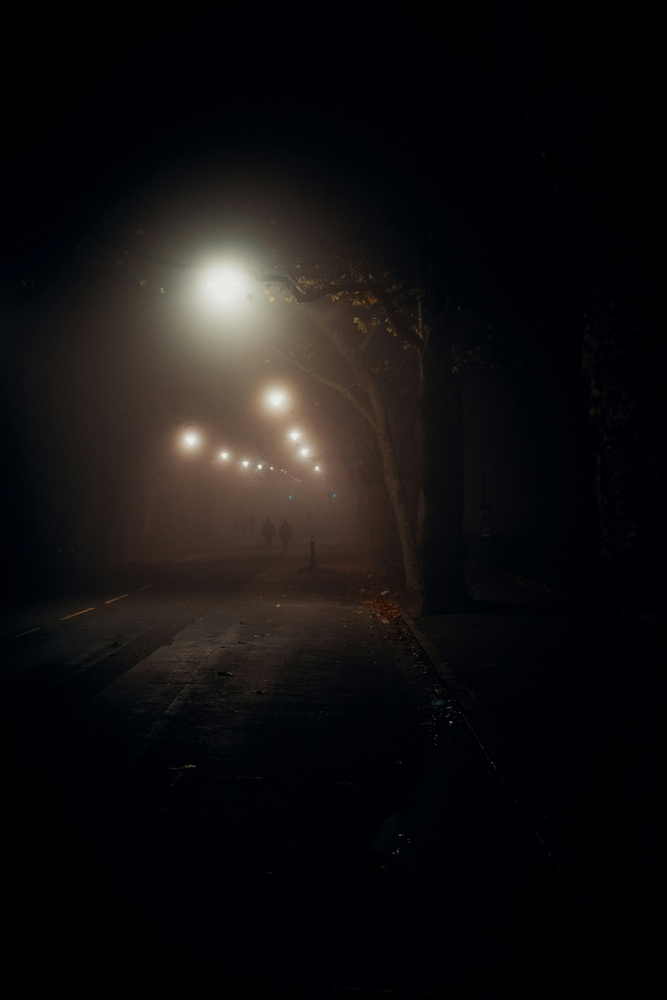
#> input picture Inputs/ross-sneddon-m8Csc9Vp6iM-unsplash.jpg, 667 x 1000 px, shrunk from 3605 x 5407 before the run, found by its file name
$ python evaluate_algorithms.py   (older library calls are emulated)
#> lines starting #> are read from the running program, lines starting #| are printed output that depends on the picture
### algorithms/agcwd.py
"""Adaptive Gamma Correction with Weighting Distribution (AGCWD).

This module provides a reference implementation of the AGCWD algorithm
for enhancing low-contrast images, particularly those captured in
low-light conditions.
"""

from __future__ import annotations

from pathlib import Path
from typing import Any

import cv2
import numpy as np
from PIL import Image


def load_rgb_image(path: str | Path) -> np.ndarray:
    """Load an image from disk as an RGB numpy array."""
    path_obj = Path(path)
    try:
        with Image.open(path_obj) as img:
            return np.asarray(img.convert("RGB"))
    except Exception as exc:
        raise RuntimeError(f"Failed to load image '{path_obj}': {exc}") from exc

# [10 lines left out: function save_rgb_image, not called in this run]


def apply_agcwd_rgb(
    image: np.ndarray,
    alpha: float = 0.5,
    denoise: bool = False,
    sharpen: bool = False,
) -> np.ndarray:
    """Enhance an RGB image using AGCWD.

    Args:
        image: RGB image with shape (H, W, 3).
        alpha: Weighting parameter (typically 0.5).
        denoise: Apply bilateral filtering before enhancement.
        sharpen: Apply unsharp masking after enhancement.

    Returns:
        Enhanced RGB image.
    """
    # 1. Preprocessing
    if denoise:
        image = _apply_bilateral_filter(image)

    # 2. Convert to YCrCb to process luminance (Y)
    ycrcb = cv2.cvtColor(image, cv2.COLOR_RGB2YCrCb)
    y_channel = ycrcb[:, :, 0]

    # 3. Apply AGCWD on Y channel
    y_enhanced = _agcwd_core(y_channel, alpha=alpha)
    ycrcb[:, :, 0] = y_enhanced

    # 4. Convert back to RGB
    enhanced = cv2.cvtColor(ycrcb, cv2.COLOR_YCrCb2RGB)

    # 5. Postprocessing
    if sharpen:
        enhanced = _apply_unsharp_mask(enhanced)

    return enhanced


def _agcwd_core(image: np.ndarray, alpha: float = 0.5) -> np.ndarray:
    """Core AGCWD algorithm implementation on a single channel."""
    # Compute histogram
    hist, _ = np.histogram(image.flatten(), bins=256, range=(0, 256))
    prob = hist / image.size

    prob_min = prob.min()
    prob_max = prob.max()

    # Weighted PDF
    prob_w = prob_max * (((prob - prob_min) / (prob_max - prob_min)) ** alpha)
    prob_w /= prob_w.sum()  # Normalize

    # CDF
    cdf = np.cumsum(prob_w)

    # Mapping
    # I_out = 255 * (I_in / 255) ^ (1 - cdf)
    bins = np.arange(256)
    gamma = 1.0 - cdf

    lut = np.array([255 * ((i / 255.0) ** gamma[i]) for i in bins])
    lut = np.clip(lut, 0, 255).astype(np.uint8)

    return cv2.LUT(image, lut)


def _apply_bilateral_filter(image: np.ndarray) -> np.ndarray:
    """Apply bilateral filtering to reduce noise while preserving edges."""
    return cv2.bilateralFilter(image, d=5, sigmaColor=35, sigmaSpace=35)


def _apply_unsharp_mask(image: np.ndarray) -> np.ndarray:
    """Apply unsharp masking to enhance edges."""
    gaussian_3 = cv2.GaussianBlur(image, (0, 0), 2.0)
    return cv2.addWeighted(image, 1.5, gaussian_3, -0.5, 0)


# [30 lines that do not run on import are left out]

### algorithms/clahe.py
"""Contrast-Limited Adaptive Histogram Equalization for RGB images.

This module provides a production-ready CLAHE reference implementation for
low-contrast RGB images. It is kept separate from the MSRCR and AGCWD
implementations so the project can compare enhancement methods cleanly.
"""

from __future__ import annotations

from dataclasses import dataclass
from pathlib import Path
from typing import Any

import cv2
import numpy as np
from PIL import Image


@dataclass(frozen=True)
class NormalizationMetadata:
    """Metadata used to restore non-uint8 inputs after enhancement."""

    original_dtype: np.dtype[Any]
    original_min: float
    original_max: float
    preserve_input_range: bool


# [56 lines left out: functions load_rgb_image, save_rgb_image, export_rgb_raw, ensure_uint8_rgb, not called in this run]


def apply_clahe_rgb(
    image: np.ndarray,
    clip_limit: float = 2.0,
    tile_grid: tuple[int, int] = (8, 8),
    denoise: bool = False,
    sharpen: bool = False,
    preserve_input_range: bool = False,
    near_uniform_std_threshold: float = 15.0,
    color_balance_mean_threshold: float = 30.0,
    dark_mean_threshold: float = 5.0,
    bright_mean_threshold: float = 250.0,
) -> np.ndarray:
    """Enhance an RGB image using per-channel CLAHE.

    Args:
        image: RGB image with shape ``(H, W, 3)``.
        clip_limit: CLAHE clip limit.
        tile_grid: CLAHE tile grid as ``(cols, rows)``.
        denoise: Apply bilateral denoising before CLAHE.
        sharpen: Apply unsharp masking after enhancement.
        preserve_input_range: Scale the result back to the original dtype/range.
        near_uniform_std_threshold: Threshold for reducing clip limit on
            near-uniform channels.
        color_balance_mean_threshold: Threshold for triggering gray-world white
            balance correction.
        dark_mean_threshold: Threshold for classifying a frame as near-black.
        bright_mean_threshold: Threshold for classifying a frame as near-white.

    Returns:
        Enhanced image in ``uint8`` or restored input dtype.
    """

    if clip_limit <= 0.0:
        raise ValueError(f"clip_limit must be > 0, got {clip_limit}.")
    if len(tile_grid) != 2 or tile_grid[0] <= 0 or tile_grid[1] <= 0:
        raise ValueError(
            f"tile_grid must be a 2-tuple of positive integers, got {tile_grid!r}."
        )

    working_u8, metadata = _normalize_to_uint8(
        image=image,
        preserve_input_range=preserve_input_range,
    )
    frame_mean = float(working_u8.reshape(-1, 3).mean())
    frame_std = float(working_u8.reshape(-1, 3).std())

    effective_clip_limit = float(clip_limit)
    if frame_mean <= dark_mean_threshold or frame_mean >= bright_mean_threshold:
        if frame_std < 3.0:
            return _restore_input_range(working_u8.copy(), metadata)
        effective_clip_limit = min(effective_clip_limit, 1.0)

    preprocessed = _preprocess_rgb(working_u8, denoise=denoise)
    channels = cv2.split(preprocessed)
    enhanced_channels: list[np.ndarray] = []

    for channel in channels:
        channel_clip_limit = effective_clip_limit
        if float(channel.std()) < near_uniform_std_threshold:
            channel_clip_limit = min(channel_clip_limit, 1.0)

        clahe = cv2.createCLAHE(
            clipLimit=float(channel_clip_limit),
            tileGridSize=tile_grid,
        )
        enhanced_channels.append(clahe.apply(channel))

    enhanced = cv2.merge(enhanced_channels)

    if _should_apply_gray_world(
        image=enhanced,
        mean_diff_threshold=color_balance_mean_threshold,
    ):
        enhanced = _apply_gray_world_balance(enhanced)

    if sharpen:
        enhanced = _apply_unsharp_mask(enhanced)

    output_u8 = np.clip(enhanced, 0, 255).astype(np.uint8)
    return _restore_input_range(output_u8, metadata)


def _normalize_to_uint8(
    image: np.ndarray,
    preserve_input_range: bool,
) -> tuple[np.ndarray, NormalizationMetadata]:
    """Normalize an image into RGB uint8 format."""

    if image.ndim != 3 or image.shape[2] != 3:
        raise ValueError(
            f"Expected an RGB image with shape (H, W, 3), got {image.shape!r}."
        )

    original_dtype = image.dtype
    image_f32 = image.astype(np.float32, copy=False)
    original_min = float(np.nanmin(image_f32))
    original_max = float(np.nanmax(image_f32))

    if not np.isfinite(original_min) or not np.isfinite(original_max):
        raise ValueError("Input image contains NaN or Inf values.")

    if original_dtype == np.uint8:
        normalized = np.ascontiguousarray(image)
    else:
        if original_max == original_min:
            normalized = np.zeros_like(image_f32)
        elif np.issubdtype(original_dtype, np.floating) and (
            original_min >= 0.0 and original_max <= 1.0
        ):
            normalized = np.clip(np.rint(image_f32 * 255.0), 0.0, 255.0)
        elif original_min >= 0.0 and original_max <= 255.0:
            normalized = np.clip(np.rint(image_f32), 0.0, 255.0)
        else:
            scale = 255.0 / (original_max - original_min)
            normalized = np.clip(
                np.rint((image_f32 - original_min) * scale),
                0.0,
                255.0,
            )
        normalized = normalized.astype(np.uint8)

    metadata = NormalizationMetadata(
        original_dtype=original_dtype,
        original_min=original_min,
        original_max=original_max,
        preserve_input_range=preserve_input_range,
    )
    return np.ascontiguousarray(normalized), metadata


def _restore_input_range(
    image_u8: np.ndarray,
    metadata: NormalizationMetadata,
) -> np.ndarray:
    """Restore the enhanced image to the original dtype/range if requested."""

    if not metadata.preserve_input_range or metadata.original_dtype == np.uint8:
        return image_u8

    image_f32 = image_u8.astype(np.float32) / 255.0
    if metadata.original_max == metadata.original_min:
        restored = np.full_like(image_f32, fill_value=metadata.original_min)
    elif np.issubdtype(metadata.original_dtype, np.floating) and (
        metadata.original_min >= 0.0 and metadata.original_max <= 1.0
    ):
        restored = image_f32
    else:
        restored = (
            image_f32 * (metadata.original_max - metadata.original_min)
            + metadata.original_min
        )

    if np.issubdtype(metadata.original_dtype, np.integer):
        info = np.iinfo(metadata.original_dtype)
        return np.clip(np.rint(restored), info.min, info.max).astype(
            metadata.original_dtype
        )

    return restored.astype(metadata.original_dtype)


def _preprocess_rgb(image: np.ndarray, denoise: bool) -> np.ndarray:
    """Apply optional bilateral denoising before enhancement."""

    if not denoise:
        return image.copy()

    channels = cv2.split(image)
    filtered_channels = [
        cv2.bilateralFilter(
            src=channel,
            d=5,
            sigmaColor=35,
            sigmaSpace=35,
        )
        for channel in channels
    ]
    return cv2.merge(filtered_channels)


def _should_apply_gray_world(
    image: np.ndarray,
    mean_diff_threshold: float,
) -> bool:
    """Return true when gray-world correction should be applied."""

    means = image.reshape(-1, 3).mean(axis=0)
    return float(np.max(means) - np.min(means)) > mean_diff_threshold


# [10 lines left out: function _apply_gray_world_balance, not called in this run]


def _apply_unsharp_mask(image: np.ndarray) -> np.ndarray:
    """Apply the required unsharp mask stage."""

    image_f32 = image.astype(np.float32)
    blurred = cv2.GaussianBlur(image_f32, ksize=(0, 0), sigmaX=2.0, sigmaY=2.0)
    sharpened = cv2.addWeighted(image_f32, 1.4, blurred, -0.4, 0.0)
    return np.clip(np.rint(sharpened), 0.0, 255.0).astype(np.uint8)


__all__ = [
    "apply_clahe_rgb",
    "ensure_uint8_rgb",
    "export_rgb_raw",
    "load_rgb_image",
    "save_rgb_image",
]


# [49 lines left out: function main, not called in this run]


# [2 lines that do not run on import are left out]

### Python/evaluate_algorithms.py
import sys
import os
from pathlib import Path
import numpy as np
import cv2
from skimage.metrics import peak_signal_noise_ratio as psnr
from skimage.metrics import structural_similarity as ssim
from skimage.metrics import mean_squared_error as mse
from skimage.measure import shannon_entropy
from prettytable import PrettyTable

# Add the algorithms directory to the path to ensure imports work
algorithms_dir = os.path.join(os.path.dirname(os.path.dirname(os.path.abspath(__file__))), 'algorithms')
sys.path.insert(0, algorithms_dir)

# Import all the algorithms
from agcwd import load_rgb_image, apply_agcwd_rgb
from clahe import apply_clahe_rgb

def calculate_metrics(original, enhanced):
    """
    Calculate various famous image quality metrics between the original and enhanced images.
    """
    # Ensure images are the same type
    if original.dtype != enhanced.dtype:
        enhanced = enhanced.astype(original.dtype)

    data_range = 255 if original.dtype == np.uint8 else (original.max() - original.min())
    if data_range == 0:
        data_range = 1 # Avoid division by zero

    # Calculate Mean Squared Error (MSE)
    m_mse = mse(original, enhanced)

    # Calculate Peak Signal-to-Noise Ratio (PSNR)
    m_psnr = psnr(original, enhanced, data_range=data_range)

    # Calculate Structural Similarity Index (SSIM)
    # Determine the smallest dimension to set window size safely
    min_dim = min(original.shape[0], original.shape[1])
    win_size = min(7, min_dim)
    if win_size % 2 == 0:
        win_size -= 1

    if win_size >= 3:
        m_ssim = ssim(original, enhanced, channel_axis=2, data_range=data_range, win_size=win_size)
    else:
        m_ssim = float('nan')

    # Calculate AMBE (Absolute Mean Brightness Error)
    original_gray = cv2.cvtColor(original, cv2.COLOR_RGB2GRAY)
    enhanced_gray = cv2.cvtColor(enhanced, cv2.COLOR_RGB2GRAY)
    m_ambe = abs(np.mean(original_gray) - np.mean(enhanced_gray))

    # Calculate Shannon Entropy (Information content)
    m_entropy = shannon_entropy(enhanced_gray)

    # Calculate RMS Contrast (Standard deviation of pixel intensities)
    m_contrast = np.std(enhanced_gray)

    # Calculate Mean Luminosity
    m_lum = np.mean(enhanced_gray)

    # Calculate Sharpness (Laplacian Variance)
    m_sharpness = cv2.Laplacian(enhanced_gray, cv2.CV_64F).var()

    return {
        "MSE": m_mse,
        "PSNR (dB)": m_psnr,
        "SSIM": m_ssim,
        "AMBE": m_ambe,
        "Entropy": m_entropy,
        "RMS Contrast": m_contrast,
        "Luminosity": m_lum,
        "Sharpness": m_sharpness
    }

def main():
    # Default image path
    image_path = r"C:\Users\ACER\Downloads\Electronics project\Inputs\ross-sneddon-m8Csc9Vp6iM-unsplash.jpg"

    # Use command line argument if provided
    if len(sys.argv) > 1:
        image_path = sys.argv[1]

    path_obj = Path(image_path)
    if not path_obj.exists():
        print(f"Error: Image not found at '{image_path}'")
        print("Usage: python evaluate_algorithms.py <path_to_image>")
        return

    print(f"Loading '{image_path}'...")
    try:
        img = load_rgb_image(path_obj)
#> in load_rgb_image, img is the input picture: PIL image 667x1000 RGB; mean R, G, B 18.2, 16.1, 16.5
    except Exception as exc:
        print(f"Failed to load image: {exc}")
        return

    base_results_dir = Path(__file__).resolve().parent / "Results"
    base_results_dir.mkdir(parents=True, exist_ok=True)

    run_num = 1
    while True:
        results_dir = base_results_dir / f"essay_{run_num}"
        if not results_dir.exists():
            results_dir.mkdir()
            break
        run_num += 1

    print("Running algorithms and calculating metrics... This may take a moment.")

    results = {}

    import matplotlib.pyplot as plt
    from PIL import Image

    # Helper function to run an algorithm and evaluate it
    def evaluate(name, func, *args, **kwargs):
        print(f"Processing: {name}...")
        try:
            enhanced = func(*args, **kwargs)

            if name != "Original":
                out_path = results_dir / f"{name.replace(' ', '_')}.jpg"
                Image.fromarray(enhanced).save(out_path)

            metrics = calculate_metrics(img, enhanced)
            results[name] = metrics
        except Exception as e:
            print(f"  Error processing {name}: {e}")

    # Evaluate the original image to get baseline metrics
    evaluate("Original", lambda x: x, img)
#> in calculate_metrics, `data_range = 255 if original.dtype == np.uint8 else (original.max() - ..`: data_range = 255
#> in calculate_metrics, `m_mse = mse(original, enhanced)`: m_mse = 0
#> in calculate_metrics, `m_psnr = psnr(original, enhanced, data_range=data_range)`: m_psnr = inf
#> in calculate_metrics, `m_ssim = ssim(original, enhanced, channel_axis=2, data_range=data_rang..`: m_ssim = 1
#> in calculate_metrics, `m_ambe = abs(np.mean(original_gray) - np.mean(enhanced_gray))`: m_ambe = 0
#> in calculate_metrics, `m_entropy = shannon_entropy(enhanced_gray)`: m_entropy = 4.48
#> in calculate_metrics, `m_contrast = np.std(enhanced_gray)`: m_contrast = 32.83
#> in calculate_metrics, `m_lum = np.mean(enhanced_gray)`: m_lum = 16.6
#> in calculate_metrics, `m_sharpness = cv2.Laplacian(enhanced_gray, cv2.CV_64F).var()`: m_sharpness = 18.84
#> in evaluate, `metrics = calculate_metrics(img, enhanced)`: metrics = {'MSE': 0, 'PSNR (dB)': inf, 'SSIM': 1, 'AMBE': 0, 'Entropy': 4.48, 'RMS Contrast': 32.83, 'Luminosity': 16.6, 'Sharpness': 18.84}

    # Apply all algorithms
    evaluate("AGCWD", apply_agcwd_rgb, img, alpha=0.5, denoise=True, sharpen=True)
#> in _agcwd_core, `hist, _ = np.histogram(image.flatten(), bins=256, range=(0, 256))`: hist = 256 values, max 254949 at index 0, min 0 at index 234, mean 2605.5
#> in _agcwd_core, `prob = hist / image.size`: prob = 256 values, max 0.382 at index 0, min 0 at index 234, mean 0.00391
#> in _agcwd_core, `prob_min = prob.min()`: prob_min = 0
#> in _agcwd_core, `prob_max = prob.max()`: prob_max = 0.382
#> in _agcwd_core, `prob_w = prob_max * (((prob - prob_min) / (prob_max - prob_min)) ** al..`: prob_w = 256 values, max 0.382 at index 0, min 0 at index 234, mean 0.0216
#> in _agcwd_core, `prob_w /= prob_w.sum()`: prob_w = 256 values, max 0.0693 at index 0, min 0 at index 234, mean 0.00391
#> in _agcwd_core, `cdf = np.cumsum(prob_w)`: cdf = 256 values from 0.0693 to 1
#> in _agcwd_core, `gamma = 1.0 - cdf`: gamma = 256 values, max 0.931 at index 0, min 0 at index 233, mean 0.239
#> in _agcwd_core, `lut = np.array([255 * ((i / 255.0) ** gamma[i]) for i in bins])`: lut = 256 values from 0 to 255
#> in _agcwd_core, `return cv2.LUT(image, lut)`:
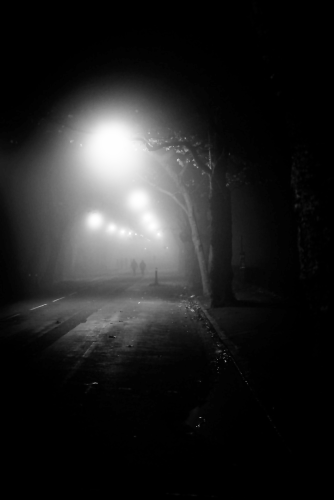
#> returned value: shape (1000, 667) (shown at 1/2 size); min 0, max 255, mean 34.7
    evaluate("CLAHE", apply_clahe_rgb, img, clip_limit=2.0, tile_grid=(8, 8), denoise=True, sharpen=True)
#> in _normalize_to_uint8, `original_min = float(np.nanmin(image_f32))`: original_min = 0
#> in _normalize_to_uint8, `original_max = float(np.nanmax(image_f32))`: original_max = 240
#> in apply_clahe_rgb, `frame_mean = float(working_u8.reshape(-1, 3).mean())`: frame_mean = 16.94
#> in apply_clahe_rgb, `frame_std = float(working_u8.reshape(-1, 3).std())`: frame_std = 32.13
#> in _preprocess_rgb, `filtered_channels = [ cv2.bilateralFilter( src=channel, d=5, sigmaColo..`: filtered_channels = 3 items
#> the loop in apply_clahe_rgb, `for channel in channels:` made 3 passes
#> in apply_clahe_rgb, `enhanced = cv2.merge(enhanced_channels)`:
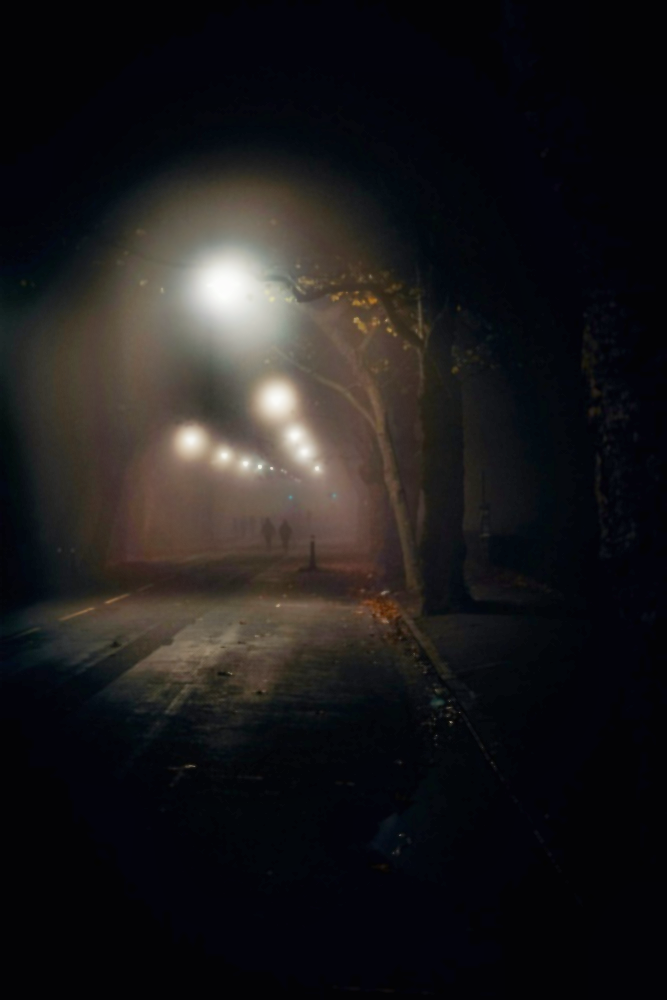
#> enhanced: shape (1000, 667, 3); mean of channels 0, 1, 2 28.4, 26.4, 27; drawn as R, G, B
#> in _should_apply_gray_world, `means = image.reshape(-1, 3).mean(axis=0)`: means = [28.37, 26.44, 26.99]
#> (the rest of the program and of its run is left out)
